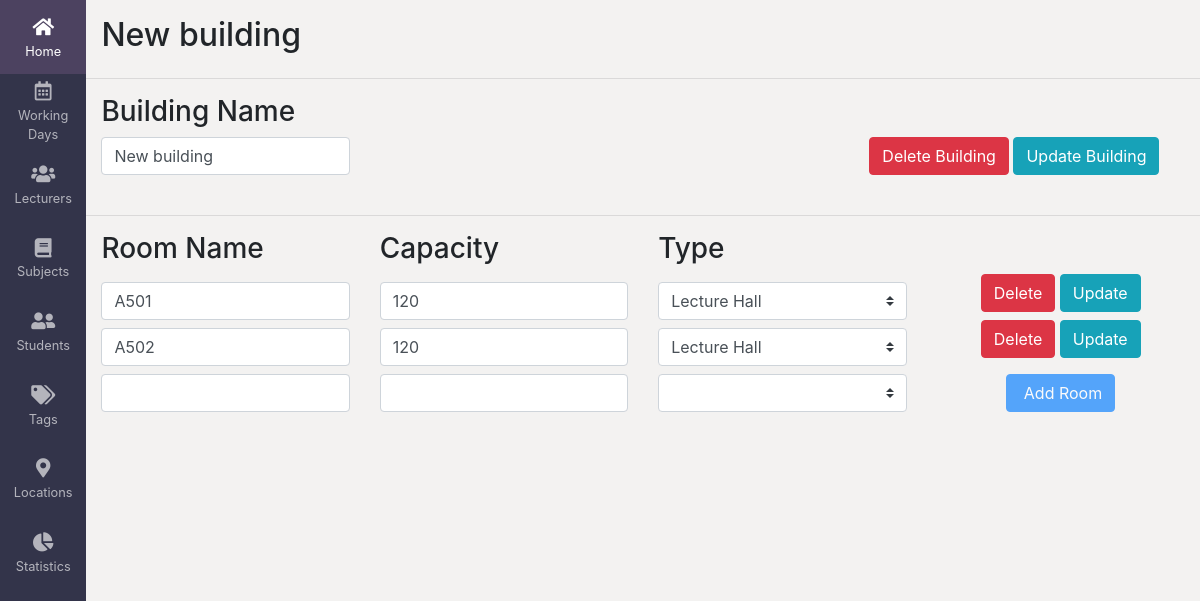
The page /building/1/ on the database as committed earlier.
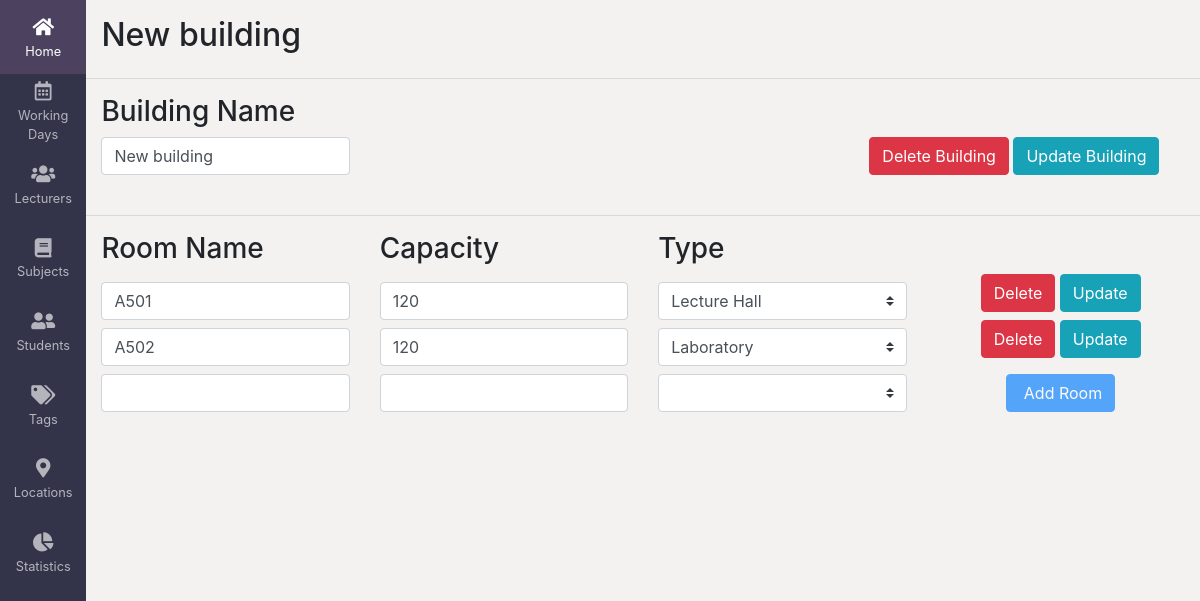
The same page on the database as committed later.
### timetable/models.py (models this page shows)
class Room(models.Model):
    name = models.CharField(max_length=30)
    capacity = models.IntegerField()
    room_type = models.CharField(max_length=30)
    building = models.ForeignKey(Building, on_delete=models.CASCADE)
    objects = models.Manager()
    class Meta:
        constraints = [
            models.UniqueConstraint(
                fields=['name', 'building'], name='unique_row'),
        ]

### timetable/views.py (the view)
# urls.py: path('building/<int:pk>/', views.BuildingDetail.as_view(),
class BuildingDetail(DetailView):
    model = BuildingModel
    template_name = 'locations/building_detail.html'

### template/locations/building_detail.html (shortened to what the changed rows need)
<!DOCTYPE html>
<html lang="en">
  <head>
    <link
      rel="stylesheet"
      href="https://cdnjs.cloudflare.com/ajax/libs/font-awesome/5.14.0/css/all.min.css"
    />
    <link
      rel="stylesheet"
      href="https://stackpath.bootstrapcdn.com/bootstrap/4.5.2/css/bootstrap.min.css"
    />
  </head>
  <body>
    <div class="container-fluid px-0 main">
      <div class="row">
        <div class="col mt-3">
          <h2 id="title">{{building.name}}</h2>
        </div>
      </div>
      <div class="" id="addRoom">
        {% for room in building.room_set.all %}
        <div class="row" id="roomDiv_{{ forloop.counter0 }}">
          <div class="col-3">
            <input
              class="form-control"
              type="text"
              value="{{room.name}}"
              name="roomName_{{ forloop.counter0 }}"
              onkeyup="validateRoomInput('{{ forloop.counter0 }}')"
            />
          </div>
          <div class="col-3">
            <input
              class="form-control"
              type="number"
              name="roomCapacity_{{ forloop.counter0 }}"
              max="2147483647"
              min="0"
              value="{{room.capacity}}"
              onkeyup="validateRoomInput('{{ forloop.counter0 }}')"
              onchange="validateRoomInput('{{ forloop.counter0 }}')"
            />
          </div>
          <div class="col-3">
            <select
              class="custom-select"
              onchange="validateRoomInput('{{ forloop.counter0 }}')"
              id="roomType_{{ forloop.counter0 }}"
            >
              <option {% if room.room_type == "Lecture Hall" %}selected{% endif %} value="Lecture Hall">Lecture Hall</option>
              <option {% if room.room_type == "Laboratory" %}selected{% endif %} value="Laboratory">Laboratory</option>
            </select>
          </div>
          <div id="roomDelColumn_0" class="col-3 align-self-start text-center">
            <button
              id="deleteRoomButton_{{ forloop.counter0 }}"
              type="button"
              class="btn btn-danger cus_btn"
              onclick="deleteRoom('{{ forloop.counter0 }}')"
            >
              Delete
            </button>
            <button
              id="updateRoomButton_{{ forloop.counter0 }}"
              type="button"
              class="btn btn-info cus_btn"
              onclick="updateRoom('{{ forloop.counter0 }}')"
            >
              Update
            </button>
          </div>
        </div>
        {% endfor %}
      </div>
    </div>
  </body>
</html>

Rows that differ between the two databases and show on the page:
changed Room: room_type "Lecture Hall" → "Laboratory"
